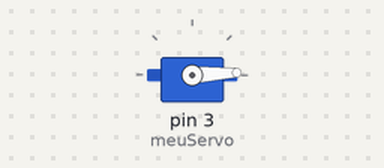
A sketch run on a simulated Arduino Uno, built with avr-gcc and run on an emulated ATmega328P. Shown: servo.

Above: at 0.05 s.
At 1.3 s:
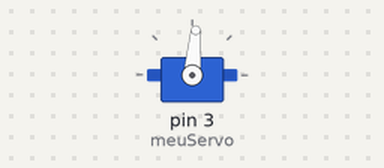
At 2.6 s:
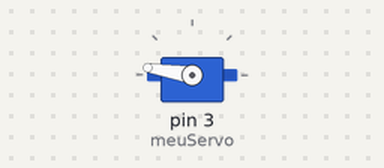
At 5.2 s:
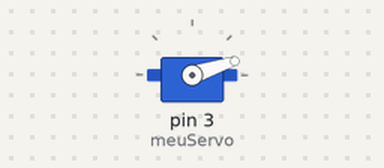
Timing chart, 0 to 7.1 s (numbered marks = the images above):
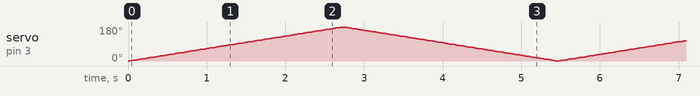

The sketch:

codigo_fonte.ino
```cpp
/**
* WITE 2024
* Robótica Educacional
* Desafio : Alimentando o peixe no aquário
*/
#include <Servo.h>

Servo meuServo;  // Cria o objeto servo para controlar o servo motor

void setup() {
  meuServo.attach(3);  // Associa o servo motor ao pino 8
    digitalWrite(2, HIGH);
}

void loop() {
  for (int pos = 0; pos <= 180; pos += 1) { // Vai de 0 a 180 graus
    meuServo.write(pos);              // Diz ao servo para ir para a posição 'pos'
    delay(15);                        // Espera 15 ms para que o servo alcance a posição
  }
  for (int pos = 180; pos >= 0; pos -= 1) { // Vai de 180 a 0 graus
    meuServo.write(pos);              // Diz ao servo para ir para a posição 'pos'
    delay(15);                        // Espera 15 ms para que o servo alcance a posição
  }
}
```
